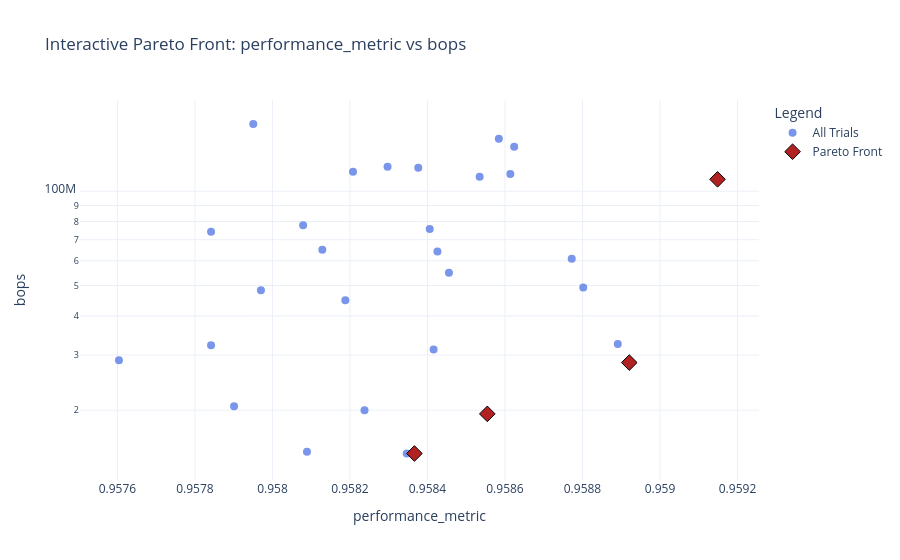
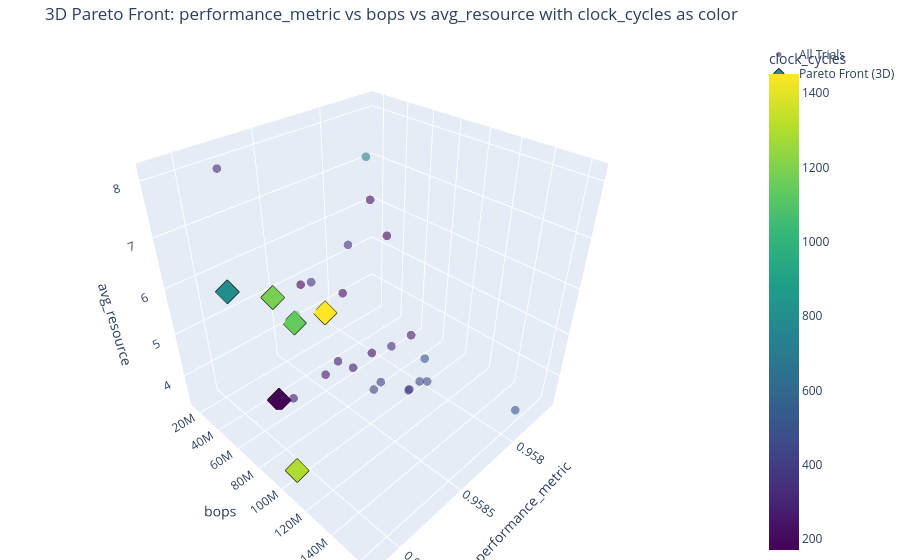

The notebook cell these images were saved under, in order:
### Markdown cell above
## Analyzing Global Search Results

### Code cell
from utils.tf_visualization import plot_pareto_fronts, plot_interactive_2d_pareto, plot_3d_pareto_front_heatmap

results_df = pd.DataFrame(searcher.results)
if not results_df.empty:
    best = results_df.loc[results_df['performance_metric'].idxmax()]
    print(f"Best Trial: {best['trial']}  Accuracy: {best['performance_metric']:.4f}  BOPs: {best['bops']:.2e}")
    print(f"Pareto front plots saved to: {RESULTS_DIR}")

    obj_info = list(zip(obj_names, max_flags))
    plot_pareto_fronts(results_df, obj_info, save_dir=RESULTS_DIR, show=True)
    plot_interactive_2d_pareto(results_df, obj_info, save_dir=RESULTS_DIR, show=True)
    if len(obj_names) >= 4:
        plot_3d_pareto_front_heatmap(results_df, obj_info, save_dir=RESULTS_DIR, show=True)
else:
    print("No results to visualize.")

### Figure 1 — Plotly figure (JSON) as saved in the notebook; plotly's stock layout.template omitted (floating-point values rounded to 4 significant figures)
{"data": [{"hoverinfo": "text", "marker": {"color": "royalblue", "opacity": 0.7, "size": 8}, "mode": "markers", "name": "All Trials", "text": ["<b>Trial 0</b><br><br>performance_metric: 0.9588<br>bops: 6.085e+07", "<b>Trial 1</b><br><br>performance_metric: 0.9584<br>bops: 1.188e+08", "<b>Trial 2</b><br><br>performance_metric: 0.9582<br>bops: 4.483e+07", "<b>Trial 3</b><br><br>performance_metric: 0.9586<br>bops: 1.135e+08", "<b>Trial 4</b><br><br>performance_metric: 0.9581<br>bops: 6.508e+07", "<b>Trial 5</b><br><br>performance_metric: 0.9585<br>bops: 5.492e+07", "<b>Trial 6</b><br><br>performance_metric: 0.9578<br>bops: 3.224e+07", "<b>Trial 7</b><br><br>performance_metric: 0.9584<br>bops: 7.576e+07", "<b>Trial 8</b><br><br>performance_metric: 0.9589<br>bops: 2.838e+07", "<b>Trial 9</b><br><br>performance_metric: 0.9588<br>bops: 4.932e+07", "<b>Trial 10</b><br><br>performance_metric: 0.9582<br>bops: 1.154e+08", "<b>Trial 11</b><br><br>performance_metric: 0.9582<br>bops: 1.999e+07", "<b>Trial 12</b><br><br>performance_metric: 0.9584<br>bops: 6.423e+07", "<b>Trial 13</b><br><br>performance_metric: 0.9579<br>bops: 2.058e+07", "<b>Trial 14</b><br><br>performance_metric: 0.958<br>bops: 1.638e+08", "<b>Trial 15</b><br><br>performance_metric: 0.9586<br>bops: 1.946e+07", "<b>Trial 16</b><br><br>performance_metric: 0.958<br>bops: 4.83e+07", "<b>Trial 17</b><br><br>performance_metric: 0.9586<br>bops: 1.387e+08", "<b>Trial 18</b><br><br>performance_metric: 0.9585<br>bops: 1.113e+08", "<b>Trial 19</b><br><br>performance_metric: 0.9581<br>bops: 7.786e+07", "<b>Trial 20</b><br><br>performance_metric: 0.9581<br>bops: 1.475e+07", "<b>Trial 21</b><br><br>performance_metric: 0.9586<br>bops: 1.469e+08", "<b>Trial 22</b><br><br>performance_metric: 0.9589<br>bops: 3.254e+07", "<b>Trial 23</b><br><br>performance_metric: 0.9591<br>bops: 1.091e+08", "<b>Trial 24</b><br><br>performance_metric: 0.9584<br>bops: 1.455e+07", "<b>Trial 25</b><br><br>performance_metric: 0.9578<br>bops: 7.419e+07", "<b>Trial 26</b><br><br>performance_metric: 0.9583<br>bops: 1.455e+07", "<b>Trial 27</b><br><br>performance_metric: 0.9583<br>bops: 1.197e+08", "<b>Trial 28</b><br><br>performance_metric: 0.9584<br>bops: 3.123e+07", "<b>Trial 29</b><br><br>performance_metric: 0.9576<br>bops: 2.887e+07"], "type": "scatter", "x": [0.9588, 0.9584, 0.9582, 0.9586, 0.9581, 0.9585, 0.9578, 0.9584, 0.9589, 0.9588, 0.9582, 0.9582, 0.9584, 0.9579, 0.958, 0.9586, 0.958, 0.9586, 0.9585, 0.9581, 0.9581, 0.9586, 0.9589, 0.9591, 0.9584, 0.9578, 0.9583, 0.9583, 0.9584, 0.9576], "y": [60850176, 118784000, 44826624, 113508352, 65077248, 54919168, 32243712, 75759616, 28377088, 49315840, 115408896, 19988480, 64225280, 20578304, 163840000, 19464192, 48300032, 138674176, 111280128, 77856768, 14745600, 146931712, 32538624, 109117440, 14548992, 74186752, 14548992, 119668736, 31227904, 28868608]}, {"hoverinfo": "text", "marker": {"color": "firebrick", "line": {"color": "black", "width": 1}, "size": 12, "symbol": "diamond"}, "mode": "markers", "name": "Pareto Front", "text": ["<b>Trial 8</b><br><br>performance_metric: 0.9589<br>bops: 2.838e+07", "<b>Trial 15</b><br><br>performance_metric: 0.9586<br>bops: 1.946e+07", "<b>Trial 23</b><br><br>performance_metric: 0.9591<br>bops: 1.091e+08", "<b>Trial 24</b><br><br>performance_metric: 0.9584<br>bops: 1.455e+07"], "type": "scatter", "x": [0.9589, 0.9586, 0.9591, 0.9584], "y": [28377088, 19464192, 109117440, 14548992]}], "layout": {"legend": {"title": {"text": "Legend"}}, "title": {"text": "Interactive Pareto Front: performance_metric vs bops"}, "xaxis": {"title": {"text": "performance_metric"}}, "yaxis": {"title": {"text": "bops"}, "type": "log"}}}

### Figure 2 — Plotly figure (JSON) as saved in the notebook; plotly's stock layout.template omitted (floating-point values rounded to 4 significant figures)
{"data": [{"hoverinfo": "text+x+y+z", "marker": {"color": [241.9, 381.3, 208.2, 401.8, 205.4, 235.3, 705.7, 248.5, 816.8, 208.8, 520.2, 337.7, 248.1, 343.1, 497.3, 1195.0, 208.1, 392.6, 386.1, 298.0, 1451.0, 459.9, 309.9, 1299.0, 1156.0, 255.2, 1142.0, 413.0, 171.1, 184.6], "colorbar": {"title": {"text": "clock_cycles"}}, "colorscale": [[0, "#440154"], [0.1111, "#482878"], [0.2222, "#3e4989"], [0.3333, "#31688e"], [0.4444, "#26828e"], [0.5556, "#1f9e89"], [0.6667, "#35b779"], [0.7778, "#6ece58"], [0.8889, "#b5de2b"], [1, "#fde725"]], "opacity": 0.6, "size": 5}, "mode": "markers", "name": "All Trials", "text": ["Trial 0", "Trial 1", "Trial 2", "Trial 3", "Trial 4", "Trial 5", "Trial 6", "Trial 7", "Trial 8", "Trial 9", "Trial 10", "Trial 11", "Trial 12", "Trial 13", "Trial 14", "Trial 15", "Trial 16", "Trial 17", "Trial 18", "Trial 19", "Trial 20", "Trial 21", "Trial 22", "Trial 23", "Trial 24", "Trial 25", "Trial 26", "Trial 27", "Trial 28", "Trial 29"], "type": "scatter3d", "x": [0.9588, 0.9584, 0.9582, 0.9586, 0.9581, 0.9585, 0.9578, 0.9584, 0.9589, 0.9588, 0.9582, 0.9582, 0.9584, 0.9579, 0.958, 0.9586, 0.958, 0.9586, 0.9585, 0.9581, 0.9581, 0.9586, 0.9589, 0.9591, 0.9584, 0.9578, 0.9583, 0.9583, 0.9584, 0.9576], "y": [60850176, 118784000, 44826624, 113508352, 65077248, 54919168, 32243712, 75759616, 28377088, 49315840, 115408896, 19988480, 64225280, 20578304, 163840000, 19464192, 48300032, 138674176, 111280128, 77856768, 14745600, 146931712, 32538624, 109117440, 14548992, 74186752, 14548992, 119668736, 31227904, 28868608], "z": [3.633, 4.282, 4.942, 4.652, 3.66, 3.492, 7.39, 3.997, 5.815, 3.393, 4.623, 4.905, 3.975, 5.373, 3.848, 4.995, 6.8, 5.19, 4.617, 3.987, 3.798, 5.47, 8.14, 3.85, 3.97, 3.8, 4.145, 4.33, 5.272, 5.332]}, {"hoverinfo": "text+x+y+z", "marker": {"color": [816.8, 208.8, 1195.0, 1451.0, 1299.0, 1156.0], "colorscale": [[0, "#440154"], [0.1111, "#482878"], [0.2222, "#3e4989"], [0.3333, "#31688e"], [0.4444, "#26828e"], [0.5556, "#1f9e89"], [0.6667, "#35b779"], [0.7778, "#6ece58"], [0.8889, "#b5de2b"], [1, "#fde725"]], "line": {"color": "black", "width": 1}, "size": 8, "symbol": "diamond"}, "mode": "markers", "name": "Pareto Front (3D)", "text": ["Trial 8", "Trial 9", "Trial 15", "Trial 20", "Trial 23", "Trial 24"], "type": "scatter3d", "x": [0.9589, 0.9588, 0.9586, 0.9581, 0.9591, 0.9584], "y": [28377088, 49315840, 19464192, 14745600, 109117440, 14548992], "z": [5.815, 3.393, 4.995, 3.798, 3.85, 3.97]}], "layout": {"margin": {"b": 0, "l": 0, "r": 0, "t": 40}, "scene": {"xaxis": {"title": {"text": "performance_metric"}}, "yaxis": {"title": {"text": "bops"}}, "zaxis": {"title": {"text": "avg_resource"}}}, "title": {"text": "3D Pareto Front: performance_metric vs bops vs avg_resource with clock_cycles as color"}}}
